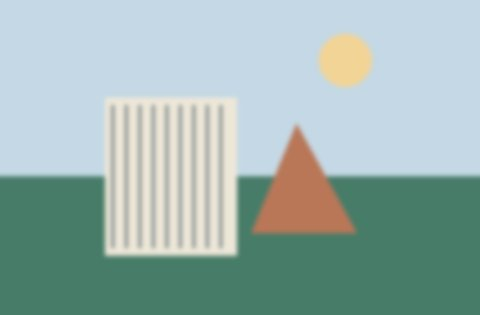
#> input picture examples/report/thumbnails/1005b98007840e22603454d33804ec5fa919baf470dff1929c6624e5bda63536.jpg, 480 x 315 px
$ python diagnose.py examples/report/thumbnails/1005b98007840e22603454d33804ec5fa919baf470dff1929c6624e5bda63536.jpg
#> lines starting #> are read from the running program, lines starting #| are printed output that depends on the picture
### features.py
from hashlib import sha256
from pathlib import Path

import numpy as np
from PIL import Image, ImageOps

EXTENSIONS = {".jpg", ".jpeg", ".png", ".webp", ".tif", ".tiff", ".bmp"}

def open_rgb(path):
    with Image.open(path) as image:
        if getattr(image, "n_frames", 1) > 1:
            raise ValueError("Animated or multi-page images are not supported")
        image = ImageOps.exif_transpose(image)
        if image.mode in {"RGBA", "LA"} or "transparency" in image.info:
            background = Image.new("RGBA", image.size, "white")
            image = Image.alpha_composite(background, image.convert("RGBA"))
        return image.convert("RGB")

def difference_hash(image):
    gray = np.asarray(image.convert("L").resize((9, 8), Image.Resampling.LANCZOS))
    # Compare neighboring pixels to build the hash
    bits = (gray[:, 1:] > gray[:, :-1]).ravel()
    value = 0
    for bit in bits:
        value = (value << 1) | int(bit)
    return f"{value:016x}"

def image_features(image):
    width, height = image.size
    if min(width, height) < 3:
        raise ValueError("Image must be at least 3 pixels in each dimension")
    # Measure sharpness at a common maximum size
    preview = image.copy()
    preview.thumbnail((768, 768), Image.Resampling.LANCZOS)
    gray = np.asarray(preview.convert("L"), dtype=np.float64) / 255
    center = gray[1:-1, 1:-1]
    if min(gray.shape) < 3:
        raise ValueError("Aspect ratio is too extreme for a comparable sharpness measurement")
    laplacian = (gray[:-2, 1:-1] + gray[2:, 1:-1]
                 + gray[1:-1, :-2] + gray[1:-1, 2:] - 4 * center)
    small = np.asarray(image.resize((16, 16), Image.Resampling.BILINEAR),
                       dtype=np.float64) / 255
    return {
        "width": width,
        "height": height,
        "aspect": width / height,
        "sharpness": float(laplacian.var()),
        "mean_luma": float(gray.mean()),
        "dark_fraction": float((gray <= 5 / 255).mean()),
        "bright_fraction": float((gray >= 250 / 255).mean()),
        "dhash": difference_hash(image),
        "signature": small.ravel(),
    }

# [27 lines left out: functions file_digest, scan_images, not called in this run]

### group.py
import math

import numpy as np

def similar(left, right, max_hash_distance=8, max_pixel_rmse=0.08):
    if left["sha256"] == right["sha256"]:
        return True
    if abs(math.log(left["aspect"] / right["aspect"])) > 0.03:
        return False
    distance = (int(left["dhash"], 16) ^ int(right["dhash"], 16)).bit_count()
    if distance > max_hash_distance:
        return False
    rmse = np.sqrt(np.mean((left["signature"] - right["signature"]) ** 2))
    return bool(rmse <= max_pixel_rmse)

# [16 lines left out: function group_images, not called in this run]

def quality_key(row):
    clipped_fraction = row["dark_fraction"] + row["bright_fraction"]
    return -row["sharpness"], clipped_fraction, row["file"]

# [16 lines left out: function review_order, not called in this run]

### diagnose.py
import argparse
import json
from pathlib import Path

import numpy as np
from PIL import ImageEnhance

from features import image_features, open_rgb
from group import similar


def center_crop(image, fraction):
    width, height = image.size
    x = round(width * fraction)
    y = round(height * fraction)
    if min(width - 2 * x, height - 2 * y) < 3:
        raise ValueError("Image is too small for the crop diagnostic")
    return image.crop((x, y, width - x, height - y)).resize(image.size)


def diagnose(path):
    image = open_rgb(path)
#> in open_rgb, image is the input picture: PIL image 480x315 RGB; mean R, G, B 156.8, 180.4, 176.3
    baseline = image_features(image)
#> in image_features, `gray = np.asarray(preview.convert("L"), dtype=np.float64) / 255`:
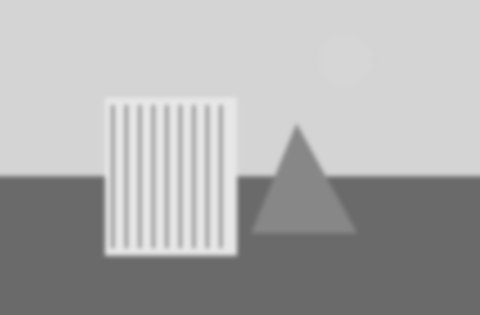
#> gray: shape (315, 480) float64; min 0.404, max 0.91, mean 0.678
#> in image_features, `laplacian = (gray[:-2, 1:-1] + gray[2:, 1:-1] + gray[1:-1, :-2] + gray..`:
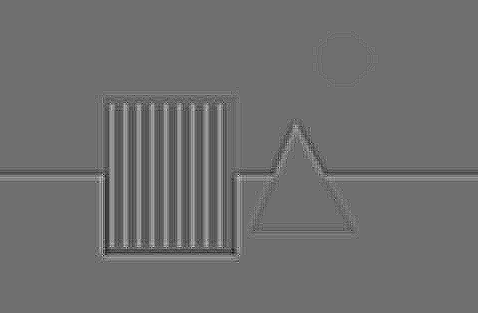
#> laplacian: shape (313, 478) float64; min -0.0667, max 0.0863, mean -1.9e-19; drawn with min black and max white
#> the loop in difference_hash, `for bit in bits:` made 64 passes
#> (bit, value) on passes 2 to 13: (False, 0), (False, 0), (False, 0), (False, 0), (False, 0), (False, 0), (False, 0), (False, 0), (False, 0), (False, 0), (False, 0), (False, 0)
#> after the loop in difference_hash, `for bit in bits:`: value = 1381084933776408
    baseline["sha256"] = "original"
    variants = [
        ("center crop 5% per edge", center_crop(image, 0.05)),
        ("center crop 15% per edge", center_crop(image, 0.15)),
        ("exposure 0.7x", ImageEnhance.Brightness(image).enhance(0.7)),
        ("exposure 1.3x", ImageEnhance.Brightness(image).enhance(1.3)),
    ]
    results = []
    for label, changed in variants:
        row = image_features(changed)
        row["sha256"] = label
        results.append({
            "variant": label,
            "matches_original": similar(baseline, row),
            "hash_distance": (int(baseline["dhash"], 16) ^ int(row["dhash"], 16)).bit_count(),
            "pixel_rmse": float(np.sqrt(np.mean((baseline["signature"] - row["signature"]) ** 2))),
            "mean_luma": row["mean_luma"],
        })
    return {"width": image.width, "height": image.height,
            "baseline_luma": baseline["mean_luma"], "variants": results}


def main():
    parser = argparse.ArgumentParser(description="Check grouping sensitivity on one local photo.")
    parser.add_argument("image", type=Path)
    args = parser.parse_args()
    try:
        result = diagnose(args.image)
#> in diagnose, `baseline = image_features(image)`: baseline = 9 items
#> in center_crop, `return image.crop((x, y, width - x, height - y)).resize(image.size)`:
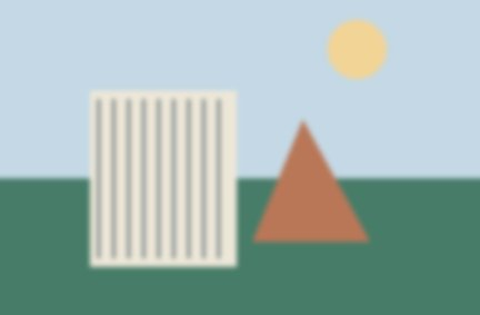
#> returned value: PIL image 480x315 RGB; mean R, G, B 161.3, 182.2, 177.6
#> call 2 of center_crop, with fraction = 0.15
#> in center_crop (call 2), `x = round(width * fraction)`: x = 72
#> in center_crop (call 2), `y = round(height * fraction)`: y = 47
#> in center_crop (call 2), `return image.crop((x, y, width - x, height - y)).resize(image.size)`:
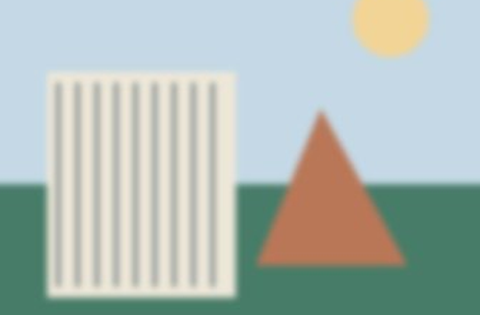
#> returned value: PIL image 480x315 RGB; mean R, G, B 175.6, 187.9, 181.9
#> the loop in diagnose, `for label, changed in variants:` made 4 passes
#> (label, distance in similar, rmse in similar) on passes 1, 3, 4: ('center crop 5% per edge', 6, 0.0408), ('exposure 0.7x', 2, 0.213), ('exposure 1.3x', 7, 0.152)
#> (label, distance in similar) on pass 2: ('center crop 15% per edge', 23)
#> pass 1, in image_features (call 2), `gray = np.asarray(preview.convert("L"), dtype=np.float64) / 255`:
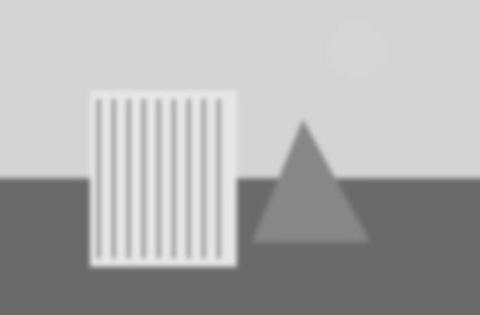
#> gray: shape (315, 480) float64; min 0.404, max 0.91, mean 0.688
#> pass 1, in image_features (call 2), `laplacian = (gray[:-2, 1:-1] + gray[2:, 1:-1] + gray[1:-1, :-2] + gray..`:
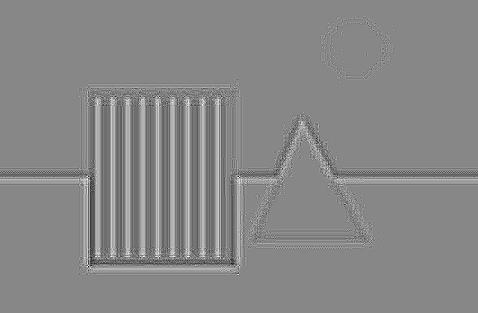
#> laplacian: shape (313, 478) float64; min -0.0627, max 0.0549, mean -1.19e-18; drawn with min black and max white
#> pass 2, in image_features (call 3), `gray = np.asarray(preview.convert("L"), dtype=np.float64) / 255`:
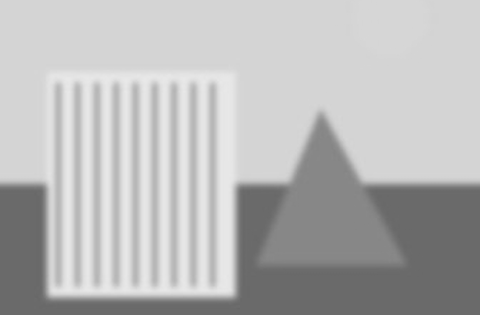
#> gray: shape (315, 480) float64; min 0.404, max 0.914, mean 0.72
#> after the loop in diagnose, `for label, changed in variants:`: results = 4 items
#> result = 4 items
    except (OSError, ValueError) as error:
        parser.exit(2, f"{error}\n")
    print(json.dumps(result, indent=2))
#> (printed output is left out)


if __name__ == "__main__":
    main()
